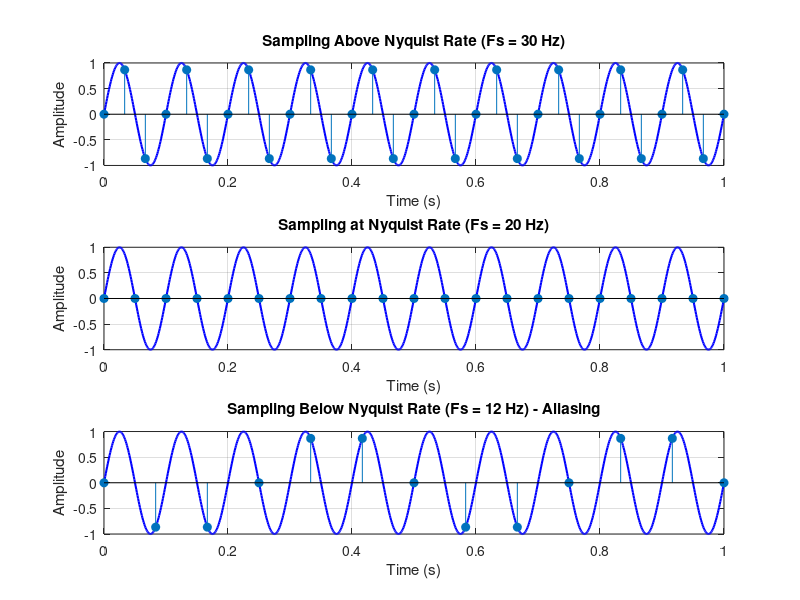

Write MATLAB code to recreate this figure.
%{
Problem 5: Aliasing Demonstration
Generate a continuous-time sinusoid and:
• Sample at different frequencies 
• Show aliasing effect visually
%}

clc;
clear;
close all;

% Original continuous-time signal
f = 10;                % Signal frequency (Hz)
t = 0:0.001:1;         % Continuous time axis
x = sin(2*pi*f*t);

% Sampling frequencies
Fs1 = 30;              % Above Nyquist
Fs2 = 20;              % Nyquist
Fs3 = 12;              % Below Nyquist (Aliasing)

% Sampled signals
t1 = 0:1/Fs1:1;
x1 = sin(2*pi*f*t1);

t2 = 0:1/Fs2:1;
x2 = sin(2*pi*f*t2);

t3 = 0:1/Fs3:1;
x3 = sin(2*pi*f*t3);

% Plotting
figure;

% Above Nyquist
subplot(3,1,1);
plot(t, x, 'b', 'LineWidth', 1.5);
hold on;
stem(t1, x1, 'filled');
grid on;
title('Sampling Above Nyquist Rate (Fs = 30 Hz)');
xlabel('Time (s)');
ylabel('Amplitude');

% Nyquist Rate
subplot(3,1,2);
plot(t, x, 'b', 'LineWidth', 1.5);
hold on;
stem(t2, x2, 'filled');
grid on;
title('Sampling at Nyquist Rate (Fs = 20 Hz)');
xlabel('Time (s)');
ylabel('Amplitude');

% Below Nyquist (Aliasing)
subplot(3,1,3);
plot(t, x, 'b', 'LineWidth', 1.5);
hold on;
stem(t3, x3, 'filled');
grid on;
title('Sampling Below Nyquist Rate (Fs = 12 Hz) - Aliasing');
xlabel('Time (s)');
ylabel('Amplitude');
